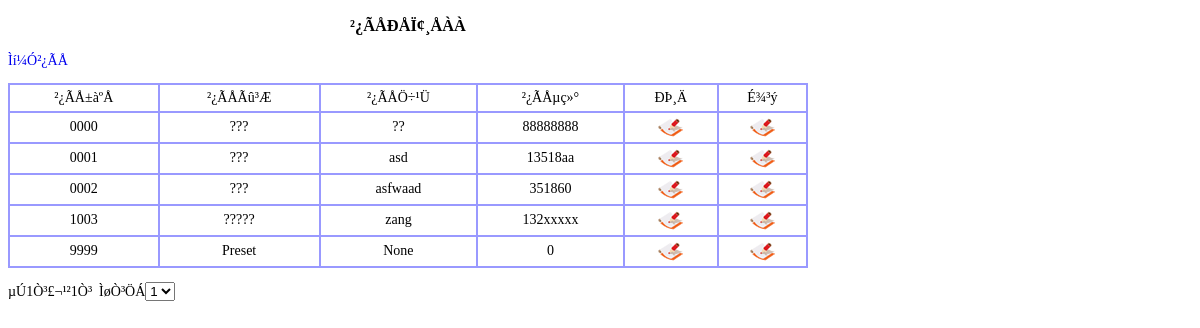
The app's page /basic/depart/depart_show.php (signed in), older data.
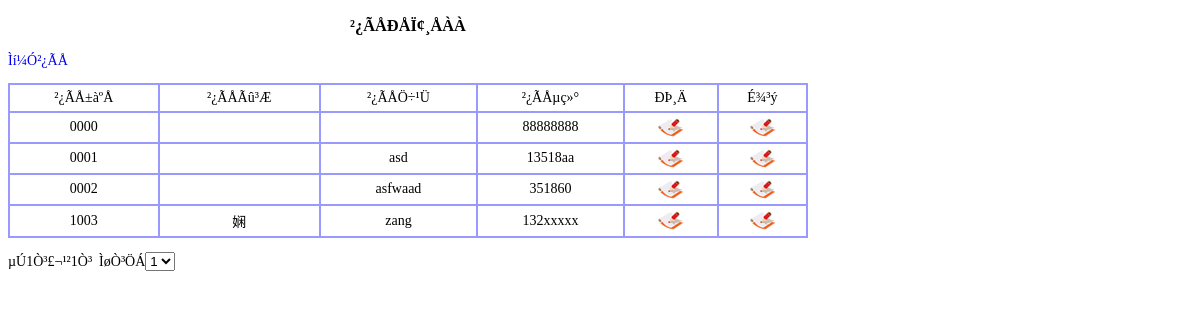
The same page, newer data.
### tables this page shows
CREATE TABLE `table_depart` (
  `id` varchar(4) NOT NULL,
  `name` varchar(10) NOT NULL,
  `major` varchar(20) default NULL,
  `phone` varchar(8) default NULL,
  PRIMARY KEY  (`id`,`name`)
);

### basic/depart/depart_show.php (the view, shortened to what this page needs)
<?php
	$pagesize = 10;
	$page = $_GET['page'];
	$query="select count(*) as num from table_depart order by id";
	$result = mysql_query($query);
	$RS = mysql_fetch_array($result);
	$num = $RS['num'];
	for($i=0;$i*$pagesize<$num;$i++)
		$total=$i+1;
	$query="select * from table_depart order by id limit ".$page*$pagesize.",".($page+1)*$pagesize;
	$result = mysql_query($query);
?>
<!DOCTYPE html PUBLIC "-//W3C//DTD XHTML 1.0 Transitional//EN" "http://www.w3.org/TR/xhtml1/DTD/xhtml1-transitional.dtd">
<html xmlns="http://www.w3.org/1999/xhtml">
<head>
</head>
<body>
<h3 align="center">²¿ÃÅÐÅÏ¢¸ÅÀÀ</h3>
<p><a href="depart_add.php">Ìí¼Ó²¿ÃÅ</a></p>
<table border="1" width="100%" cellspacing="0" cellpadding="5" bordercolor="#9999FF">
  <tr align="center" bordercolor="#9999FF">
    <td>²¿ÃÅ±àºÅ</td>
    <td>²¿ÃÅÃû³Æ</td>
    <td>²¿ÃÅÖ÷¹Ü</td>
    <td>²¿ÃÅµç»°</td>
    <td>ÐÞ¸Ä</td>
    <td>É¾³ý</td>
  </tr>
  <?php
	while($RS=mysql_fetch_array($result))
	{
		echo "<tr align='center' bordercolor='#9999FF'>";
		echo "<td>".$RS['id']."</td>\n";
		echo "<td>".$RS['name']."</td>\n";
		echo "<td>".$RS['major']."</td>\n";
		echo "<td>".$RS['phone']."</td>\n";
		echo "<td><a href='depart_modify.php?id=".$RS['id']."'><img src='../../image/modify.gif' alt='' border='0' /></a></td>\n";
		echo "<td><a href=\"javascript:if(confirm('È·¶¨£¿')) location.href='../sql_delete_bg.php?db=depart&id=".$RS['id']."'\">";
		echo "<img src='../../image/delete.gif' alt='' border='0' /></a></td>\n";
		echo "</tr>";
	}
?>
</table>
<p>
  <?php
$current=$page+1;
echo "µÚ".$current."Ò³£¬¹²".$total."Ò³";
echo "&nbsp;&nbsp;ÌøÒ³ÖÁ";
echo "<select name='pagechoose' onchange='javascript:location.href=this.value;'>";
for($i=0;$i<$total;$i++){
	$string="";
	if($i==$page) $string=" selected='selected' ";
	$url_i = "depart_show.php?page=".$i;
	echo "<option value='".$url_i."'".$string.">". ($i+1) ."</option>" ;
	}
echo "</select>";
?>
</p>
</body>
</html>

Row changes from the older to the newer data that the page shows:
removed table_depart: id "0000", name "???", major "??", phone "88888888"
removed table_depart: id "0001", name "???", major "asd", phone "13518aa"
removed table_depart: id "0002", name "???", major "asfwaad", phone "351860"
removed table_depart: id "1003", name "?????", major "zang", phone "132xxxxx"
removed table_depart: id "9999", name "Preset", major "None", phone "0"
added table_depart: id "0000", phone "88888888"
added table_depart: id "0001", major "asd", phone "13518aa"
added table_depart: id "0002", major "asfwaad", phone "351860"
added table_depart: id "1003", name "娴", major "zang", phone "132xxxxx"
